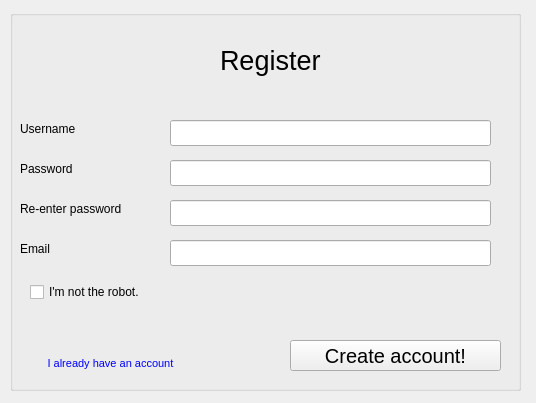
<?xml version="1.0" encoding="UTF-8"?>
<ui version="4.0">
 <class>Form</class>
 <widget class="QWidget" name="Form">
  <property name="geometry">
   <rect>
    <x>0</x>
    <y>0</y>
    <width>536</width>
    <height>403</height>
   </rect>
  </property>
  <property name="windowTitle">
   <string>Form</string>
  </property>
  <widget class="QGroupBox" name="groupBox">
   <property name="geometry">
    <rect>
     <x>10</x>
     <y>10</y>
     <width>511</width>
     <height>381</height>
    </rect>
   </property>
   <property name="title">
    <string/>
   </property>
   <widget class="QLabel" name="label">
    <property name="geometry">
     <rect>
      <x>210</x>
      <y>30</y>
      <width>111</width>
      <height>41</height>
     </rect>
    </property>
    <property name="font">
     <font>
      <pointsize>20</pointsize>
     </font>
    </property>
    <property name="text">
     <string>Register</string>
    </property>
   </widget>
   <widget class="QLabel" name="label_2">
    <property name="geometry">
     <rect>
      <x>10</x>
      <y>110</y>
      <width>91</width>
      <height>18</height>
     </rect>
    </property>
    <property name="text">
     <string>Username</string>
    </property>
   </widget>
   <widget class="QLineEdit" name="lineEdit">
    <property name="geometry">
     <rect>
      <x>160</x>
      <y>110</y>
      <width>321</width>
      <height>26</height>
     </rect>
    </property>
   </widget>
   <widget class="QLineEdit" name="lineEdit_2">
    <property name="geometry">
     <rect>
      <x>160</x>
      <y>150</y>
      <width>321</width>
      <height>26</height>
     </rect>
    </property>
   </widget>
   <widget class="QLineEdit" name="lineEdit_3">
    <property name="geometry">
     <rect>
      <x>160</x>
      <y>190</y>
      <width>321</width>
      <height>26</height>
     </rect>
    </property>
   </widget>
   <widget class="QLabel" name="label_3">
    <property name="geometry">
     <rect>
      <x>10</x>
      <y>150</y>
      <width>81</width>
      <height>18</height>
     </rect>
    </property>
    <property name="text">
     <string>Password</string>
    </property>
   </widget>
   <widget class="QLabel" name="label_4">
    <property name="geometry">
     <rect>
      <x>10</x>
      <y>190</y>
      <width>131</width>
      <height>18</height>
     </rect>
    </property>
    <property name="text">
     <string>Re-enter password</string>
    </property>
   </widget>
   <widget class="QLabel" name="label_5">
    <property name="geometry">
     <rect>
      <x>10</x>
      <y>230</y>
      <width>66</width>
      <height>18</height>
     </rect>
    </property>
    <property name="text">
     <string>Email</string>
    </property>
   </widget>
   <widget class="QLineEdit" name="lineEdit_4">
    <property name="geometry">
     <rect>
      <x>160</x>
      <y>230</y>
      <width>321</width>
      <height>26</height>
     </rect>
    </property>
   </widget>
   <widget class="QCheckBox" name="checkBox">
    <property name="geometry">
     <rect>
      <x>20</x>
      <y>270</y>
      <width>141</width>
      <height>24</height>
     </rect>
    </property>
    <property name="text">
     <string>I'm not the robot.</string>
    </property>
   </widget>
   <widget class="QPushButton" name="pushButton">
    <property name="geometry">
     <rect>
      <x>10</x>
      <y>340</y>
      <width>181</width>
      <height>26</height>
     </rect>
    </property>
    <property name="font">
     <font>
      <pointsize>8</pointsize>
     </font>
    </property>
    <property name="styleSheet">
     <string notr="true">color: blue;</string>
    </property>
    <property name="text">
     <string>I already have an account</string>
    </property>
    <property name="flat">
     <bool>true</bool>
    </property>
   </widget>
   <widget class="QPushButton" name="pushButton_2">
    <property name="geometry">
     <rect>
      <x>280</x>
      <y>330</y>
      <width>211</width>
      <height>31</height>
     </rect>
    </property>
    <property name="font">
     <font>
      <pointsize>15</pointsize>
     </font>
    </property>
    <property name="text">
     <string>Create account!</string>
    </property>
   </widget>
  </widget>
 </widget>
 <resources/>
 <connections/>
</ui>
